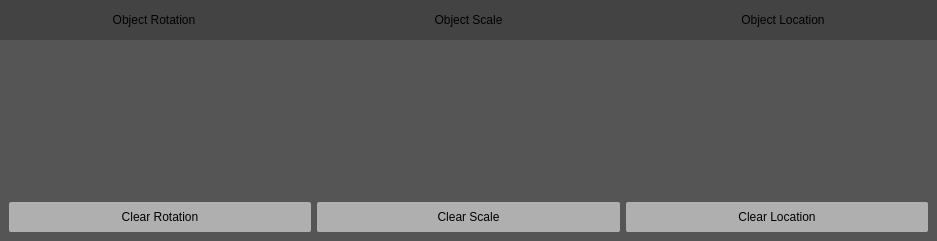
<?xml version="1.0" encoding="UTF-8"?>
<ui version="4.0">
 <class>TransformSliders</class>
 <widget class="QWidget" name="TransformSliders">
  <property name="geometry">
   <rect>
    <x>0</x>
    <y>0</y>
    <width>937</width>
    <height>241</height>
   </rect>
  </property>
  <property name="sizePolicy">
   <sizepolicy hsizetype="Fixed" vsizetype="Fixed">
    <horstretch>0</horstretch>
    <verstretch>0</verstretch>
   </sizepolicy>
  </property>
  <property name="minimumSize">
   <size>
    <width>937</width>
    <height>241</height>
   </size>
  </property>
  <property name="maximumSize">
   <size>
    <width>937</width>
    <height>241</height>
   </size>
  </property>
  <property name="windowTitle">
   <string>Form</string>
  </property>
  <layout class="QVBoxLayout" name="verticalLayout_5">
   <property name="spacing">
    <number>0</number>
   </property>
   <property name="leftMargin">
    <number>0</number>
   </property>
   <property name="topMargin">
    <number>0</number>
   </property>
   <property name="rightMargin">
    <number>0</number>
   </property>
   <property name="bottomMargin">
    <number>0</number>
   </property>
   <item>
    <widget class="QWidget" name="widget" native="true">
     <property name="sizePolicy">
      <sizepolicy hsizetype="Preferred" vsizetype="Fixed">
       <horstretch>0</horstretch>
       <verstretch>0</verstretch>
      </sizepolicy>
     </property>
     <property name="minimumSize">
      <size>
       <width>0</width>
       <height>40</height>
      </size>
     </property>
     <property name="styleSheet">
      <string notr="true">background-color: rgb(67, 67, 67);</string>
     </property>
     <layout class="QGridLayout" name="gridLayout">
      <property name="leftMargin">
       <number>0</number>
      </property>
      <property name="topMargin">
       <number>0</number>
      </property>
      <property name="rightMargin">
       <number>0</number>
      </property>
      <property name="bottomMargin">
       <number>0</number>
      </property>
      <item row="0" column="0">
       <layout class="QHBoxLayout" name="horizontalLayout">
        <item>
         <widget class="QLabel" name="label_3">
          <property name="text">
           <string>Object Rotation</string>
          </property>
          <property name="alignment">
           <set>Qt::AlignCenter</set>
          </property>
         </widget>
        </item>
        <item>
         <widget class="QLabel" name="label_2">
          <property name="text">
           <string>Object Scale</string>
          </property>
          <property name="alignment">
           <set>Qt::AlignCenter</set>
          </property>
         </widget>
        </item>
        <item>
         <widget class="QLabel" name="label">
          <property name="text">
           <string>Object Location</string>
          </property>
          <property name="alignment">
           <set>Qt::AlignCenter</set>
          </property>
         </widget>
        </item>
       </layout>
      </item>
     </layout>
    </widget>
   </item>
   <item>
    <widget class="QWidget" name="widget_2" native="true">
     <property name="styleSheet">
      <string notr="true">
background-color: rgb(85, 85, 85);
</string>
     </property>
     <layout class="QHBoxLayout" name="horizontalLayout_2">
      <item>
       <layout class="QVBoxLayout" name="verticalLayout_2">
        <item>
         <widget class="LCDSlider" name="xRot" native="true"/>
        </item>
        <item>
         <widget class="LCDSlider" name="yRot" native="true"/>
        </item>
        <item>
         <widget class="LCDSlider" name="zRot" native="true"/>
        </item>
        <item>
         <widget class="QPushButton" name="clearRot">
          <property name="minimumSize">
           <size>
            <width>0</width>
            <height>30</height>
           </size>
          </property>
          <property name="styleSheet">
           <string notr="true">QPushButton
{
background-color: rgb(175, 175, 175);
border-style: inset;
border-radius: 2px;
text-decoration: none;
color: rgb(0, 0, 0);
}
QPushButton:hover
{
background-color: rgb(235, 235, 235);
border-style: inset;
}
</string>
          </property>
          <property name="text">
           <string>Clear Rotation</string>
          </property>
         </widget>
        </item>
       </layout>
      </item>
      <item>
       <layout class="QVBoxLayout" name="verticalLayout_3">
        <item>
         <widget class="LCDSlider" name="xScale" native="true"/>
        </item>
        <item>
         <widget class="LCDSlider" name="yScale" native="true"/>
        </item>
        <item>
         <widget class="LCDSlider" name="zScale" native="true"/>
        </item>
        <item>
         <widget class="QPushButton" name="clearScale">
          <property name="minimumSize">
           <size>
            <width>0</width>
            <height>30</height>
           </size>
          </property>
          <property name="styleSheet">
           <string notr="true">QPushButton
{
background-color: rgb(175, 175, 175);
border-style: inset;
border-radius: 2px;
text-decoration: none;
color: rgb(0, 0, 0);
}
QPushButton:hover
{
background-color: rgb(235, 235, 235);
border-style: inset;
}
</string>
          </property>
          <property name="text">
           <string>Clear Scale</string>
          </property>
         </widget>
        </item>
       </layout>
      </item>
      <item>
       <layout class="QVBoxLayout" name="verticalLayout_4">
        <item>
         <widget class="LCDSlider" name="xPos" native="true"/>
        </item>
        <item>
         <widget class="LCDSlider" name="yPos" native="true"/>
        </item>
        <item>
         <widget class="LCDSlider" name="zPos" native="true"/>
        </item>
        <item>
         <widget class="QPushButton" name="clearPos">
          <property name="minimumSize">
           <size>
            <width>0</width>
            <height>30</height>
           </size>
          </property>
          <property name="styleSheet">
           <string notr="true">QPushButton
{
background-color: rgb(175, 175, 175);
border-style: inset;
border-radius: 2px;
text-decoration: none;
color: rgb(0, 0, 0);
}
QPushButton:hover
{
background-color: rgb(235, 235, 235);
border-style: inset;
}
</string>
          </property>
          <property name="text">
           <string>Clear Location</string>
          </property>
         </widget>
        </item>
       </layout>
      </item>
     </layout>
    </widget>
   </item>
  </layout>
 </widget>
 <customwidgets>
  <customwidget>
   <class>LCDSlider</class>
   <extends>QWidget</extends>
   <header>src/widgets/lcdslider.h</header>
   <container>1</container>
  </customwidget>
 </customwidgets>
 <resources/>
 <connections/>
</ui>
